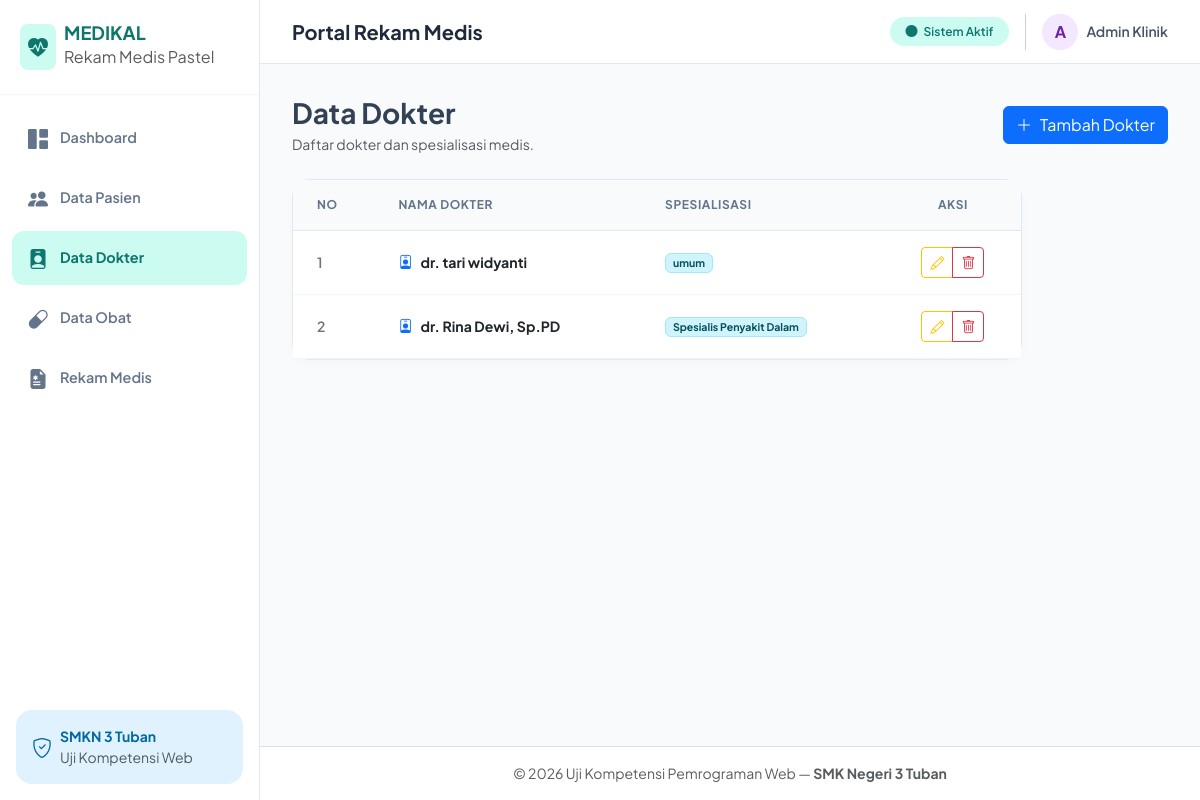
Screenshot of /dokter.php with the database file from the repository.
### tables this page shows
CREATE TABLE `dokter` (
  `id_dokter` int(11) NOT NULL,
  `nama_dokter` varchar(100) NOT NULL,
  `spesialisasi` varchar(50) NOT NULL
);

### dokter.php (the view)
<?php
include 'koneksi.php';
include 'header.php';
?>
<div class="d-flex justify-content-between align-items-center mb-4">
    <div>
        <h3 class="fw-bold mb-1">Data Dokter</h3>
        <p class="text-muted small mb-0">Daftar dokter dan spesialisasi medis.</p>
    </div>
    <a href="dokter_tambah.php" class="btn btn-primary d-flex align-items-center gap-2">
        <i class="bi bi-plus-lg"></i> Tambah Dokter
    </a>
</div>
<div class="card card-custom col-md-10">
    <div class="card-body p-0">
        <table class="table table-custom table-hover align-middle mb-0">
            <thead>
                <tr>
                    <th class="ps-4">No</th>
                    <th>Nama Dokter</th>
                    <th>Spesialisasi</th>
                    <th class="text-center">Aksi</th>
                </tr>
            </thead>
            <tbody>
                <?php
                $no = 1;
                $query = mysqli_query($koneksi, "SELECT * FROM dokter ORDER BY id_dokter DESC");
                if (mysqli_num_rows($query) == 0) {
                    echo "<tr><td colspan='4' class='text-center py-4 text-muted'>Belum ada data dokter.</td></tr>";
                } else {
                    while ($data = mysqli_fetch_assoc($query)) :
                ?>
                <tr>
                    <td class="ps-4 fw-semibold text-secondary"><?= $no++; ?></td>
                    <td class="fw-bold text-dark">
                        <i class="bi bi-person-badge text-primary me-2"></i><?= htmlspecialchars($data['nama_dokter']); ?>
                    </td>
                    <td>
                        <span class="badge bg-info-subtle text-info-emphasis border border-info-subtle">
                            <?= htmlspecialchars($data['spesialisasi']); ?>
                        </span>
                    </td>
                    <td class="text-center">
                        <div class="btn-group btn-group-sm">
                            <a href="dokter_edit.php?id=<?= $data['id_dokter']; ?>" class="btn btn-outline-warning" title="Edit"><i class="bi bi-pencil"></i></a>
                            <a href="dokter_hapus.php?id=<?= $data['id_dokter']; ?>" class="btn btn-outline-danger" onclick="return confirm('Hapus dokter ini?')" title="Hapus"><i class="bi bi-trash"></i></a>
                        </div>
                    </td>
                </tr>
                <?php
                    endwhile;
                }
                ?>
            </tbody>
        </table>
    </div>
</div>
<?php include 'footer.php'; ?>

### header.php (style rules this page uses)
:root { --sidebar-width: 260px; --bg-main: #f8fafc; --sidebar-bg: #ffffff; --pastel-mint: #ccfbf1; --pastel-mint-dark: #0f766e; --pastel-blue: #e0f2fe; --pastel-blue-dark: #0369a1; --pastel-purple: #f3e8ff; --pastel-purple-dark: #6b21a8; --pastel-peach: #ffe4e6; --pastel-peach-dark: #9f1239; --pastel-amber: #fef3c7; --pastel-amber-dark: #92400e; --text-slate: #334155; }
body { font-family: 'Plus Jakarta Sans', sans-serif; background-color: var(--bg-main); color: var(--text-slate); }
.card-custom { border: 1px solid #e2e8f0; border-radius: 18px; background: #ffffff; box-shadow: 0 4px 15px rgba(0, 0, 0, 0.02); }
.table-custom { border-collapse: separate; border-spacing: 0; width: 100%; }
.table-custom thead th { background-color: #f8fafc; color: #64748b; font-size: 0.75rem; text-transform: uppercase; letter-spacing: 0.05em; font-weight: 700; padding: 1rem 1.25rem; border-bottom: 1px solid #e2e8f0; }
.table-custom tbody td { padding: 1rem 1.25rem; border-bottom: 1px solid #f1f5f9; vertical-align: middle; font-size: 0.88rem; }

### rows the page displays
dokter: nama_dokter "dr. tari widyanti", spesialisasi "umum"
dokter: nama_dokter "dr. Rina Dewi, Sp.PD", spesialisasi "Spesialis Penyakit Dalam"
